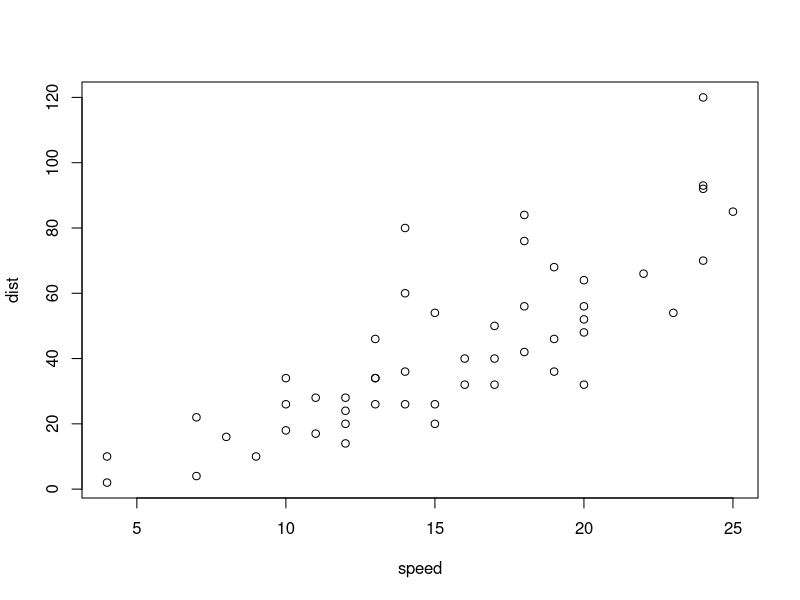
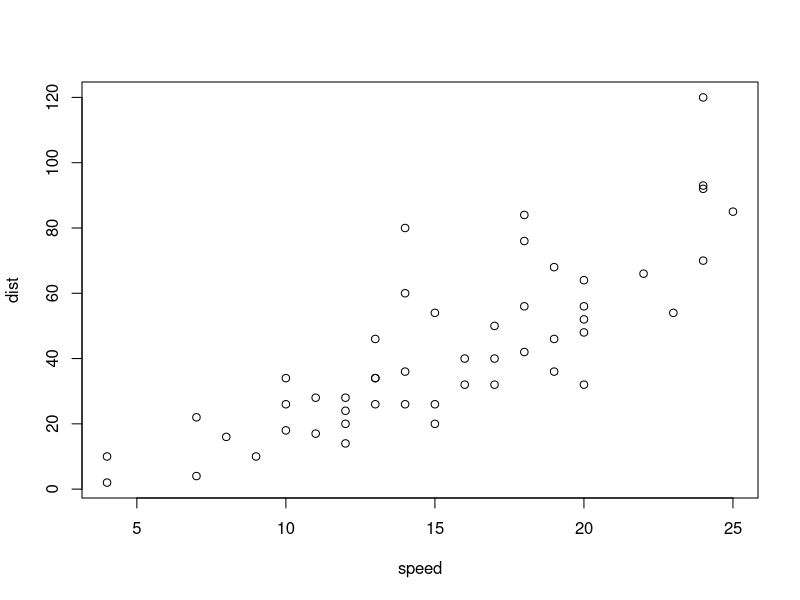
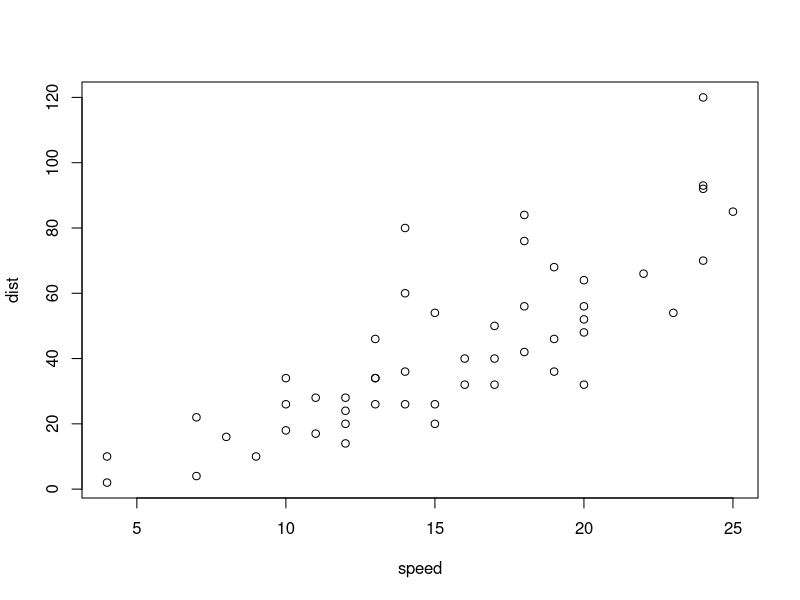
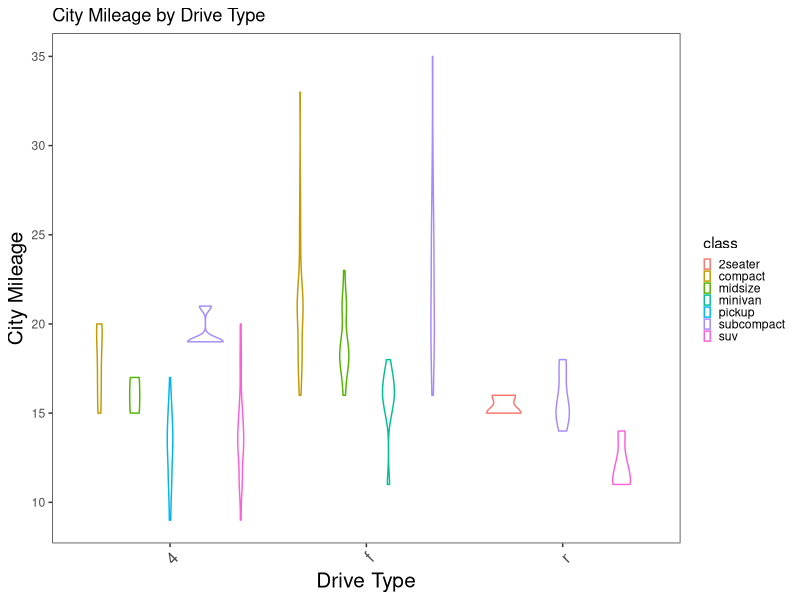
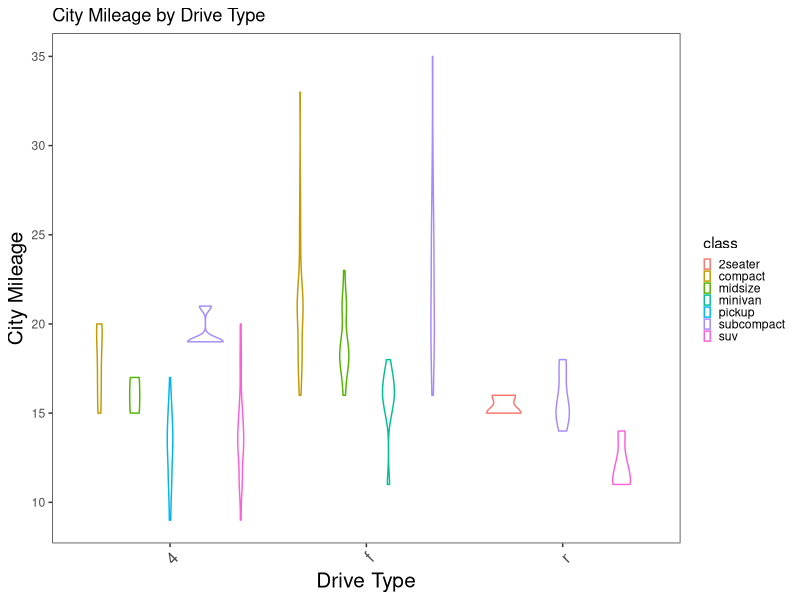

The R source for these figures, in order:
## ---- chunk 1
data(mtcars)
## ---- chunk 2
head(mtcars)
## ---- chunk 3
summary(mtcars)
## ---- chunk 4
summary(mtcars)
## ---- chunk 5
summary(mtcars)
## ---- chunk 6
summary(mtcars)
## ---- chunk 7
summary(mtcars)
## ---- chunk 8
log(-1)
## ---- chunk 9
log(-1)
## ---- chunk 10
plot(cars)
## ---- chunk 11
plot(cars)
## ---- chunk 12
plot(cars)
## ---- chunk 13
library(ggplot2)
ggplot(mpg, aes(drv, cty, colour = class)) +
geom_violin() +
labs(x = "Drive Type",
    y = "City Mileage",
    title = "City Mileage by Drive Type")+
theme_bw() +
  theme(
    legend.position = "right",
    legend.key.size = unit(0.2, "cm"),
    axis.title = element_text(size = 15),   
    axis.text.x = element_text(size = 12, angle = 45, hjust =1),    
    panel.grid.major = element_blank(),     
    panel.grid.minor = element_blank()        
  )
## ---- chunk 14
library(ggplot2)
ggplot(mpg, aes(drv, cty, colour = class)) +
geom_violin() +
labs(x = "Drive Type",
    y = "City Mileage",
    title = "City Mileage by Drive Type")+
theme_bw() +
  theme(
    legend.position = "right",
    legend.key.size = unit(0.2, "cm"),
    axis.title = element_text(size = 15),   
    axis.text.x = element_text(size = 12, angle = 45, hjust =1),    
    panel.grid.major = element_blank(),     
    panel.grid.minor = element_blank()        
  )
